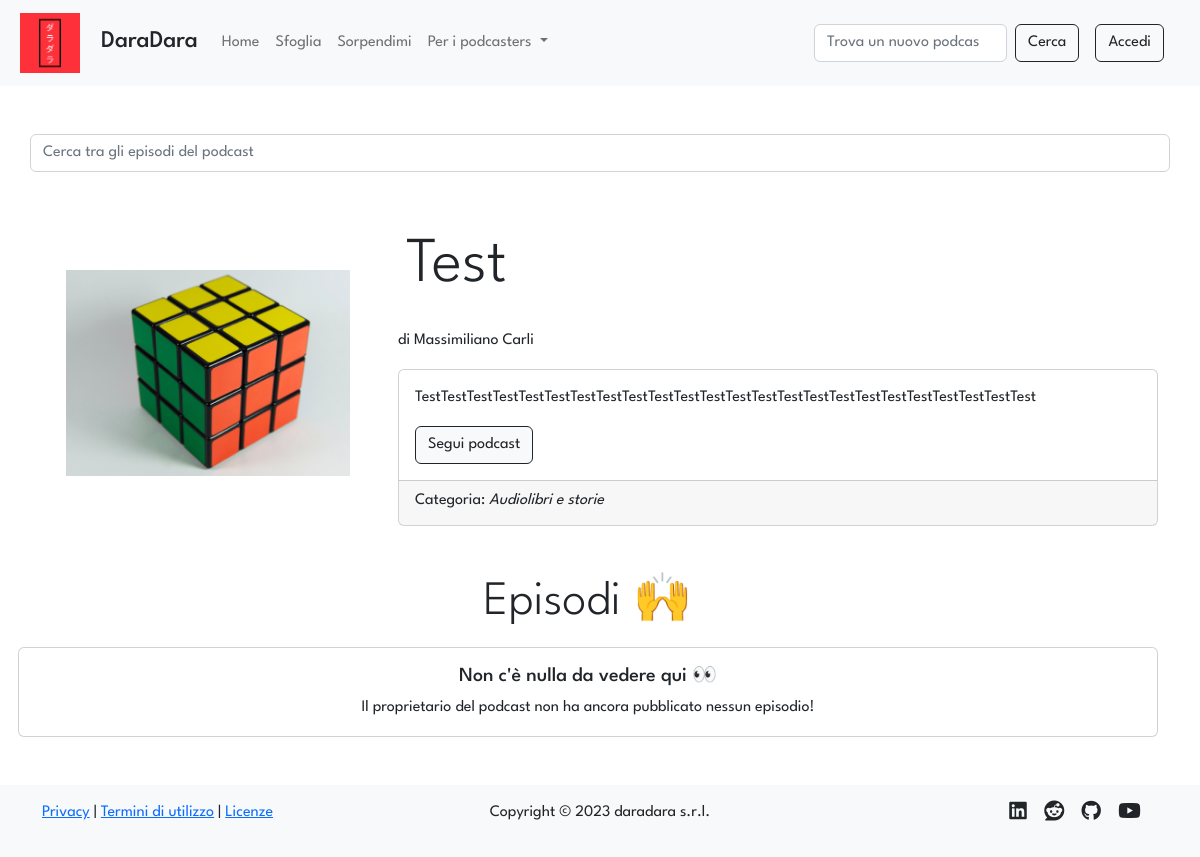
The page /podcast/8 on the database as committed earlier.
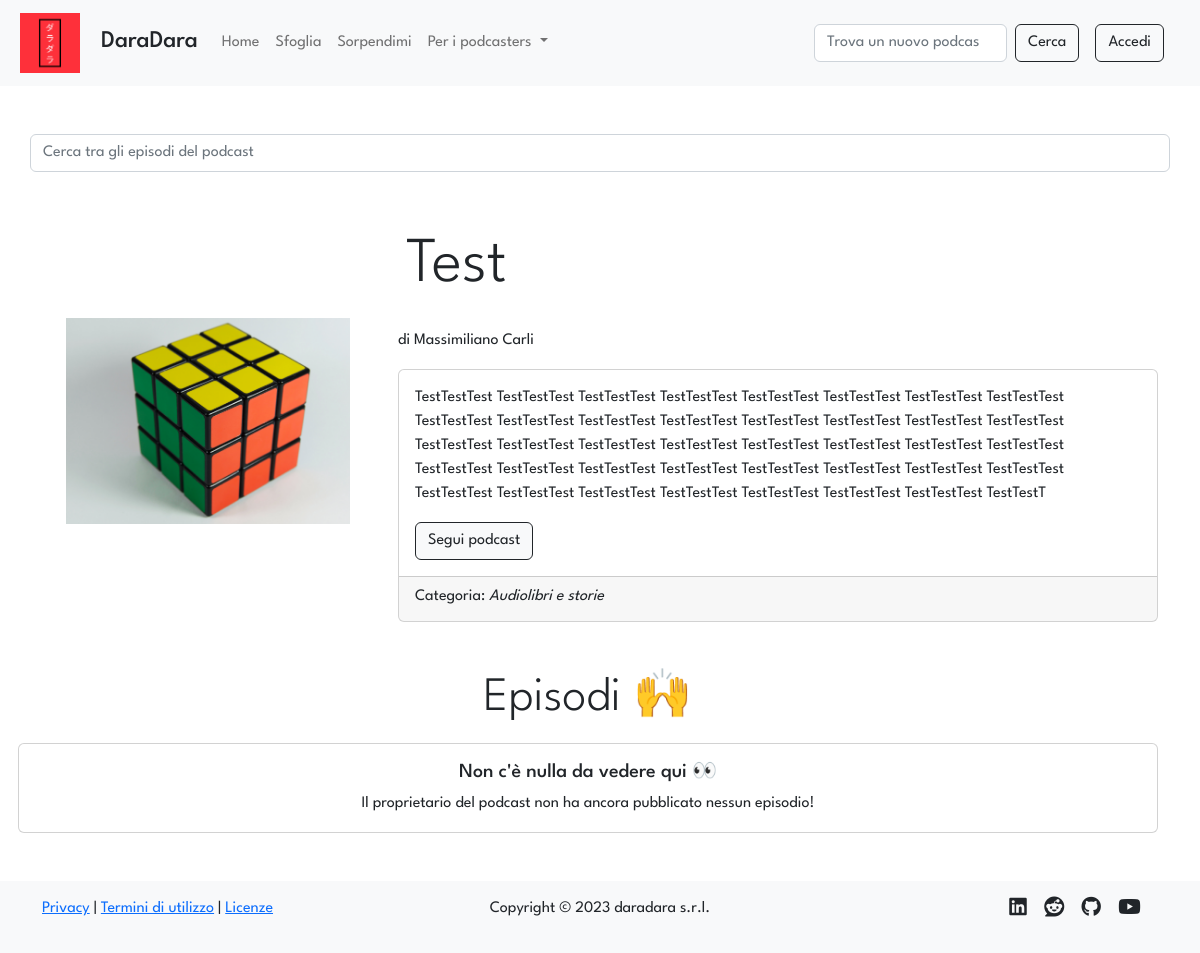
The same page on the database as committed later.
### tables this page shows
CREATE TABLE "podcasts" (
	"id"	INTEGER NOT NULL UNIQUE,
	"title"	TEXT NOT NULL UNIQUE,
	"desc"	TEXT NOT NULL,
	"img"	TEXT NOT NULL,
	"id_user"	INTEGER NOT NULL,
	FOREIGN KEY("id_user") REFERENCES "users"("id"),
	PRIMARY KEY("id" AUTOINCREMENT)
);

### app.py (the view)
@app.route('/podcast/<int:id>')
def podcast(id: int):
    podcast = dao.get_podcast(id)
    if podcast:
        creator = dao.get_user(podcast['id_user'])
        row_last_update = dao.get_last_update(id)
        last_update = row_last_update['last_update'] # type: ignore
        if last_update:
            last_update = days_ago(last_update)
        else:
            last_update = False
        episodes = dao.get_episodes(id_podcast = id)
        category = dao.get_category(id)
        is_owner = False
        is_following = False
        if current_user.is_authenticated: # type: ignore
           is_following = dao.is_following(id_user=current_user.id, id_pod=id) # type: ignore
           is_owner = podcast['id_user'] == current_user.id # type: ignore
        session['last_podcast_visited'] = id
        session['previous_url'] = request.url
        return render_template('podcast.html', id=id, podcast=podcast, episodes=episodes, category=category, last_update=last_update, creator=creator, is_following=is_following, is_owner=is_owner)
    else:
        flash(message='Il podcast cercato non esiste', category='warning')
        return redirect(session.get('previous_url', '/'))

### data/dao.py (called while the page is built)
def get_category(id_podcast):
    conn, cursor = connect()
    tags = False
    try:
        sql = 'SELECT * FROM categories WHERE id_podcast = ?'
        cursor.execute(sql, (id_podcast,))
        tags = cursor.fetchone()
    except Exception as e:
        print(e)
    close(conn, cursor)
    return tags

def get_episodes(id_podcast):
    conn, cursor = connect()
    episodes = []
    try:
        sql = 'SELECT * FROM episodes WHERE id_podcast = ? ORDER BY timestamp DESC'
        cursor.execute(sql, (id_podcast,))
        episodes = cursor.fetchall()
    except Exception as e:
        print(e)
    close(conn, cursor)
    return episodes

def get_user(id):
    conn, cursor = connect()
    user = False
    try:
        sql = 'SELECT * FROM users WHERE id = ?'
        cursor.execute(sql, (id,))
        user = cursor.fetchone()
    except Exception as e:
        print(e)
    close(conn, cursor)
    return user

def connect():
    conn = sqlite3.connect(PATH)
    conn.row_factory = sqlite3.Row
    cursor = conn.cursor()
    return conn, cursor

def close(conn, cursor):
    cursor.close()
    conn.close()

### templates/podcast.html (shortened to what the changed rows need)
{% extends 'layout.html' %}
{% block stylesheets %}<link rel="stylesheet" href="{{url_for('static', filename='stylesheets/podcast.css')}}">{% endblock %}
{% block content %}
    <div class="row">
        <div class="col-12 col-lg-4 row d-flex justify-content-center align-items-center">
            <img src="{{url_for('static', filename='uploads/images/covers/{0}{1}'.format(podcast.id, podcast.img))}}" alt="Immagine podcast" class="col-12  img-fluid p-1 p-lg-2 podcast-img">
        </div>
        <div class="col">
            <div class="row mx-0 mx-lg-2 mx-lg-0 my-2 d-flex justify-content-between align-content-center display-3">
                <p class="col-8 text-wrap ps-1 ps-lg-0">{{podcast.title}}</p>
            </div>
            <div class="card">
                <div class="card-body">
                    <p class="card-text">{{podcast.desc}}</p>
                    {% if not is_following %}
                    <a href="{{url_for('follow', id=id)}}" class="btn btn-light btn-outline-dark">Segui podcast</a>
                    {% else %}
                    <a href="{{url_for('unfollow', id=id)}}" class="text-white btn btn-danger">Smetti di seguire</a>
                    {% endif %}
                </div>
            </div>
        </div>
    </div>
{% endblock %}

Rows that differ between the two databases and show on the page:
changed podcasts "Test": desc "TestTestTestTestTestTestTestTestTestTestTestTestTestTestTestTestTestTestTestTestTestTestTestTest" → "TestTestTest TestTestTest TestTestTest TestTestTest TestTestTest TestTestTest TestTestTest TestTestTest TestTestTest TestTestTest TestTestTest TestTestTest TestTestTest TestTestTest TestTestTest TestTestTest TestTestTest TestTestTest TestTestTest TestTestTest TestTestTest TestTestTest TestTestTest TestTestTest TestTestTest TestTestTest TestTestTest TestTestTest TestTestTest TestTestTest TestTestTest TestTestTest TestTestTest TestTestTest TestTestTest TestTestTest TestTestTest TestTestTest TestTestTest TestTestT"
